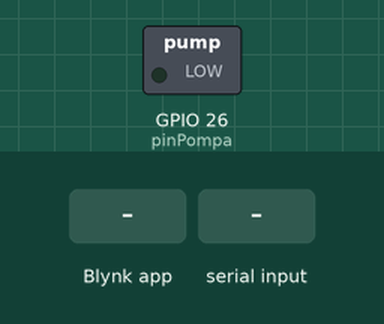
Simulated run of this sketch. Board: ESP32. Shown: switched loads named in the sketch (green lamp = pin HIGH). The inputs (shaded band) are chosen by the test bench. WiFi joins after 1.5 s; servers stay silent unless stated; what the sketch prints to the serial monitor is not drawn.

Above: at 3.0 s.
3.1 s: Blynk app writes 1 to V0
At 3.5 s:
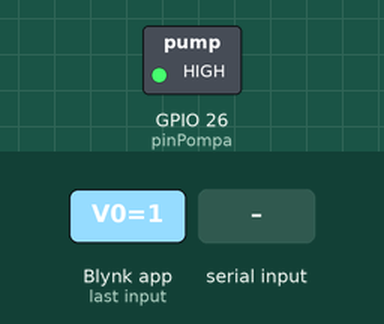
4.6 s: "90,45\n" received over Serial
6.1 s: Blynk app writes 0 to V0
At 7.0 s:
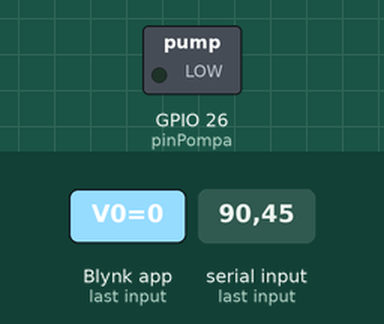
7.6 s: Blynk app writes 1 to V3
At 8.2 s:
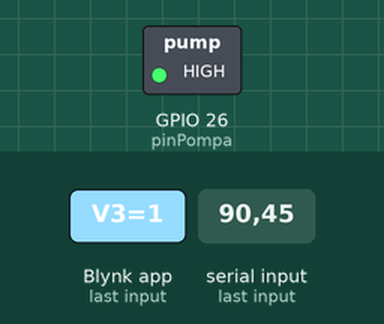
Timing chart, 0 to 10.1 s (numbered marks = the images above; inputs shaded):
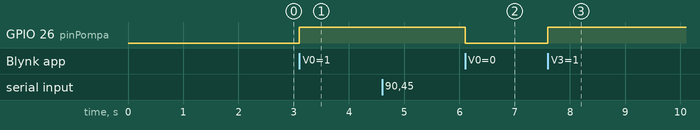

The sketch:

Irrigatore_Blynk_Wifi_Sock.ino
```cpp
/*
 * Utilizzabile solo via Blynk
 * in modalità automatica gestisce la pompa in base ai valori di Umidità del terreno. Disabilita la pompa quando l'umidità ragginge un livello predefinito
 * La selezione tra modalità automatica o manuale avviene via selettore.
 * Disponibile la modalita simulazione umidità tramite valore impostabile da seriale
 * AGGIORNA I VALORI DI LIVELLO ACQUA ED UMIDITà OGNI 2 SECONDI
 */


#include <WiFi.h>

// Blynk settings
#define BLYNK_TEMPLATE_ID "TMPL4ntYG9Ybb"
#define BLYNK_TEMPLATE_NAME "ESP32 A"
#define BLYNK_AUTH_TOKEN "NB7Wxvij1bbuTrrPjYfaFo8-yMkfq46U"

#include <BlynkSimpleEsp32.h>

const char* ssid = "LZ_24G";
const char* password = "*andromedA01.";

// Pin configurazione
const int pinPompa = 26;
const int pinWaterLev = 33;
// pinHumidity non viene più usato per lettura reale

// Stato e configurazione
bool pompaAttiva = false;
bool modalitaAutomatica = false;
unsigned long tempoAvvioPompa = 0;
const int durataPompa = 5000;
const int MinHumidity = 1000;

// Simulazione umidità
int humiditySimulata = 2000;  // Valore iniziale

//int humidityLev=2000; // valore iniziale con sensore

// Timer per Blynk
BlynkTimer timer;

void setup() {
  Serial.begin(115200);
  pinMode(pinPompa, OUTPUT);
  digitalWrite(pinPompa, LOW);

  setup_wifi();

  Blynk.begin(BLYNK_AUTH_TOKEN, ssid, password);

  modalitaAutomatica = false;       // Set manual mode at startup
  Blynk.virtualWrite(V0, 0);        // Ensure pump button is off
  Blynk.virtualWrite(V3, 0);        // Force mode selector to manual

  // Timer per invio dati a Blynk ogni 5s
  timer.setInterval(5000L, inviaDatiBlynk);
}

void loop() {


  // Lettura da Serial per simulare l'umidità
  if (Serial.available()) {
    String input = Serial.readStringUntil('\n');
    int valore = input.toInt();

    if (valore > 0 && valore <= 4095) {  // ESP32 ADC 12 bit
      humiditySimulata = valore;
      Serial.print("Valore simulato di umidità: ");
      Serial.println(humiditySimulata);
    }
  }

  Blynk.run();
  timer.run();

  if (modalitaAutomatica && (pompaAttiva && millis() - tempoAvvioPompa >= durataPompa)) {
    disattivaPompa();
  }

// ****************** attiva per simulazione seriale ******************
  // Se modalità automatica e umidità < soglia
  if (modalitaAutomatica && !pompaAttiva) {
    if (humiditySimulata < MinHumidity) {
      attivaPompa();
    }
  }
// *********************************************************************

//********************** da attivare con sensore ***********************
  // Se modalità automatica e umidità < soglia
  /*if (modalitaAutomatica && !pompaAttiva) {
    int HumidityLev = analogRead(pinHumidity);
    if (HumidityLev < MinHumidity) {
      attivaPompa();
    }
  }*/
//*********************************************************************

}

void attivaPompa() {
  digitalWrite(pinPompa, HIGH);
  pompaAttiva = true;
  tempoAvvioPompa = millis();
  Serial.println("Pompa attivata");
  Blynk.virtualWrite(V0, 1);  // Aggiorna lo stato del pulsante
}

void disattivaPompa() {
  digitalWrite(pinPompa, LOW);
  pompaAttiva = false;
  Serial.println("Pompa disattivata");
  Blynk.virtualWrite(V0, 0);  // Aggiorna lo stato del pulsante
}

// Invio valori a Blynk
void inviaDatiBlynk() {
  int WaterLev = analogRead(pinWaterLev);
  Blynk.virtualWrite(V1, WaterLev);

// ****************** attiva per simulazione seriale ******************
  int HumidityLev = humiditySimulata;
  Blynk.virtualWrite(V2, HumidityLev);
// ****************** attiva con sensore ******************
/*  int HumidityLev = analogRead(pinHumidity);
  Blynk.virtualWrite(V2, HumidityLev);*/
}

// Pulsante ON/OFF pompa (solo in modalità manuale)
BLYNK_WRITE(V0) {
  if (!modalitaAutomatica) {
    int stato = param.asInt();
    if (stato == 1) {
      attivaPompa();
    } else {
      disattivaPompa();
    }
  }
}

// Menu selezione modalità (Manuale o Automatica)
BLYNK_WRITE(V3) {
  int selezione = param.asInt(); // 0 = Manuale, 1 = Automatica
  modalitaAutomatica = (selezione == 1);

  if (modalitaAutomatica) {
    Serial.println("Modalità: Automatica");
    disattivaPompa(); // assicura partenza da OFF
    Blynk.virtualWrite(V0, 0);  // reset pulsante
  } else {
    Serial.println("Modalità: Manuale");
  }
}

void setup_wifi() {
  delay(10);
  Serial.println("Connecting to WiFi...");
  WiFi.begin(ssid, password);
  while (WiFi.status() != WL_CONNECTED) {
    delay(500);
    Serial.print(".");
  }
  Serial.println("\nWiFi connected");
  Serial.print("IP address: ");
  Serial.println(WiFi.localIP());
}
```

Measured:
- after the input at 3.1 s, GPIO 26 (pinPompa): LOW → HIGH at once
- after the input at 4.6 s, every drawn part: stays the same
- after the input at 6.1 s, GPIO 26 (pinPompa): HIGH → LOW at once
- after the input at 7.6 s, GPIO 26 (pinPompa): LOW → HIGH at once
